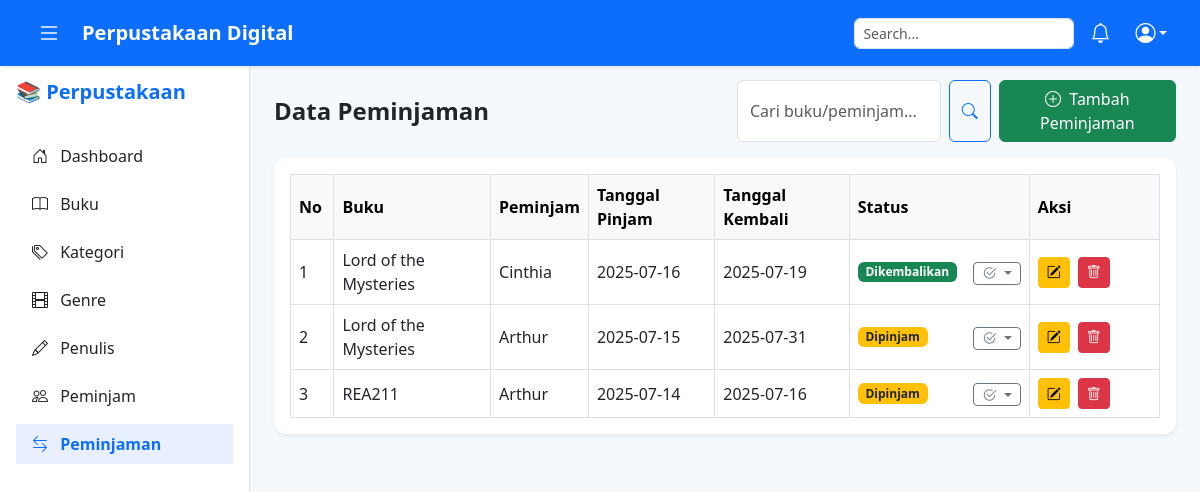
The page /pages/peminjaman.php (signed in) on the database as committed earlier.
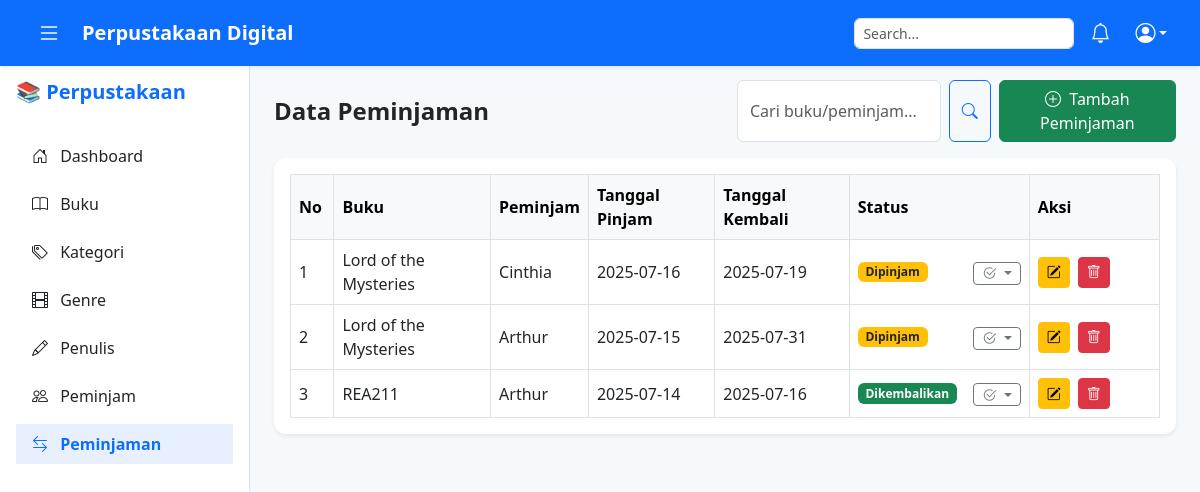
The same page on the database as committed later.
### tables this page shows
CREATE TABLE `tb_peminjaman` (
  `id_peminjaman` int(11) NOT NULL,
  `id_buku` int(11) DEFAULT NULL,
  `id_peminjam` int(11) DEFAULT NULL,
  `tanggal_pinjam` date DEFAULT NULL,
  `tanggal_kembali` date DEFAULT NULL,
  `status` enum('Dipinjam','Dikembalikan','Terlambat') DEFAULT 'Dipinjam'
);

CREATE TABLE `tb_buku` (
  `id_buku` int(11) NOT NULL,
  `judul_buku` varchar(200) NOT NULL,
  `tahun_terbit` year(4) DEFAULT NULL,
  `id_kategori` int(11) DEFAULT NULL,
  `id_penulis` int(11) DEFAULT NULL
);

CREATE TABLE `tb_peminjam` (
  `id_peminjam` int(11) NOT NULL,
  `nama_peminjam` varchar(100) NOT NULL,
  `no_hp` varchar(20) DEFAULT NULL,
  `alamat` text DEFAULT NULL
);

### pages/peminjaman.php (the view, shortened to what this page needs)
<?php
include '../config/koneksi.php';
include '../componen/header.php';
include '../componen/sidebar.php';
$cari = $_GET['cari'] ?? '';
$data = mysqli_query($conn, "
    SELECT pj.*, b.judul_buku, pm.nama_peminjam
    FROM tb_peminjaman pj
    LEFT JOIN tb_buku b ON pj.id_buku = b.id_buku
    LEFT JOIN tb_peminjam pm ON pj.id_peminjam = pm.id_peminjam
    WHERE b.judul_buku LIKE '%$cari%' OR pm.nama_peminjam LIKE '%$cari%'
    ORDER BY pj.id_peminjaman DESC
");
?>
<main class="main-content" style="margin-left: 250px; padding-top: 80px; background-color: #f6f9fc;">
    <div class="container-fluid px-4">
        <div class="row align-items-center mb-3">
            <div class="col-md-6">
                <h4 class="fw-bold mb-0">Data Peminjaman</h4>
            </div>
            <div class="col-md-6 d-flex justify-content-end gap-2">
                <form method="GET" class="d-flex" role="search">
                    <input type="text" name="cari" class="form-control me-2" placeholder="Cari buku/peminjam..." value="<?= htmlspecialchars($cari); ?>">
                    <button class="btn btn-outline-primary" type="submit">
                        <i class="bi bi-search"></i>
                    </button>
                </form>
                <a href="tambah_peminjaman.php" class="btn btn-success">
                    <i class="bi bi-plus-circle me-1"></i> Tambah Peminjaman
                </a>
            </div>
        </div>
        <div class="card border-0 shadow-sm">
            <div class="card-body table-responsive">
                <table class="table table-bordered table-hover align-middle mb-0">
                    <thead class="table-light">
                        <tr>
                            <th style="width: 5%;">No</th>
                            <th>Buku</th>
                            <th>Peminjam</th>
                            <th>Tanggal Pinjam</th>
                            <th>Tanggal Kembali</th>
                            <th style="width: 180px;">Status</th>
                            <th style="width: 15%;">Aksi</th>
                        </tr>
                    </thead>
                    <tbody>
                        <?php $no = 1;
                        while ($d = mysqli_fetch_array($data)) { ?>
                            <tr>
                                <td><?= $no++; ?></td>
                                <td><?= htmlspecialchars($d['judul_buku']); ?></td>
                                <td><?= htmlspecialchars($d['nama_peminjam']); ?></td>
                                <td><?= $d['tanggal_pinjam']; ?></td>
                                <td><?= $d['tanggal_kembali']; ?></td>
                                <td class="position-relative">
                                    <div class="d-flex justify-content-between align-items-center">
                                        <span class="badge
                                            <?= $d['status'] == 'Dikembalikan' ? 'bg-success' : ($d['status'] == 'Terlambat' ? 'bg-danger' : 'bg-warning text-dark') ?>">
                                            <?= $d['status']; ?>
                                        </span>
                                        <div class="dropdown">
                                            <button class="btn btn-sm btn-outline-secondary dropdown-toggle py-0 px-2" type="button" data-bs-toggle="dropdown" aria-expanded="false">
                                                <i class="bi bi-check2-circle"></i>
                                            </button>
                                        </div>
                                    </div>
                                </td>
                                <td>
                                    <a href="edit_peminjaman.php?id=<?= $d['id_peminjaman']; ?>" class="btn btn-sm btn-warning me-1">
                                        <i class="bi bi-pencil-square"></i>
                                    </a>
                                    <a href="../proses/peminjaman_proses.php?hapus&id=<?= $d['id_peminjaman']; ?>" class="btn btn-sm btn-danger" onclick="return confirm('Hapus?')">
                                        <i class="bi bi-trash"></i>
                                    </a>
                                </td>
                            </tr>
                        <?php } ?>
                    </tbody>
                </table>
            </div>
        </div>
    </div>
</main>
<?php include '../componen/footer.php'; ?>

Rows that differ between the two databases and show on the page:
changed tb_peminjaman "Cinthia": status "Dikembalikan" → "Dipinjam"
changed tb_peminjaman "REA211": status "Dipinjam" → "Dikembalikan"
